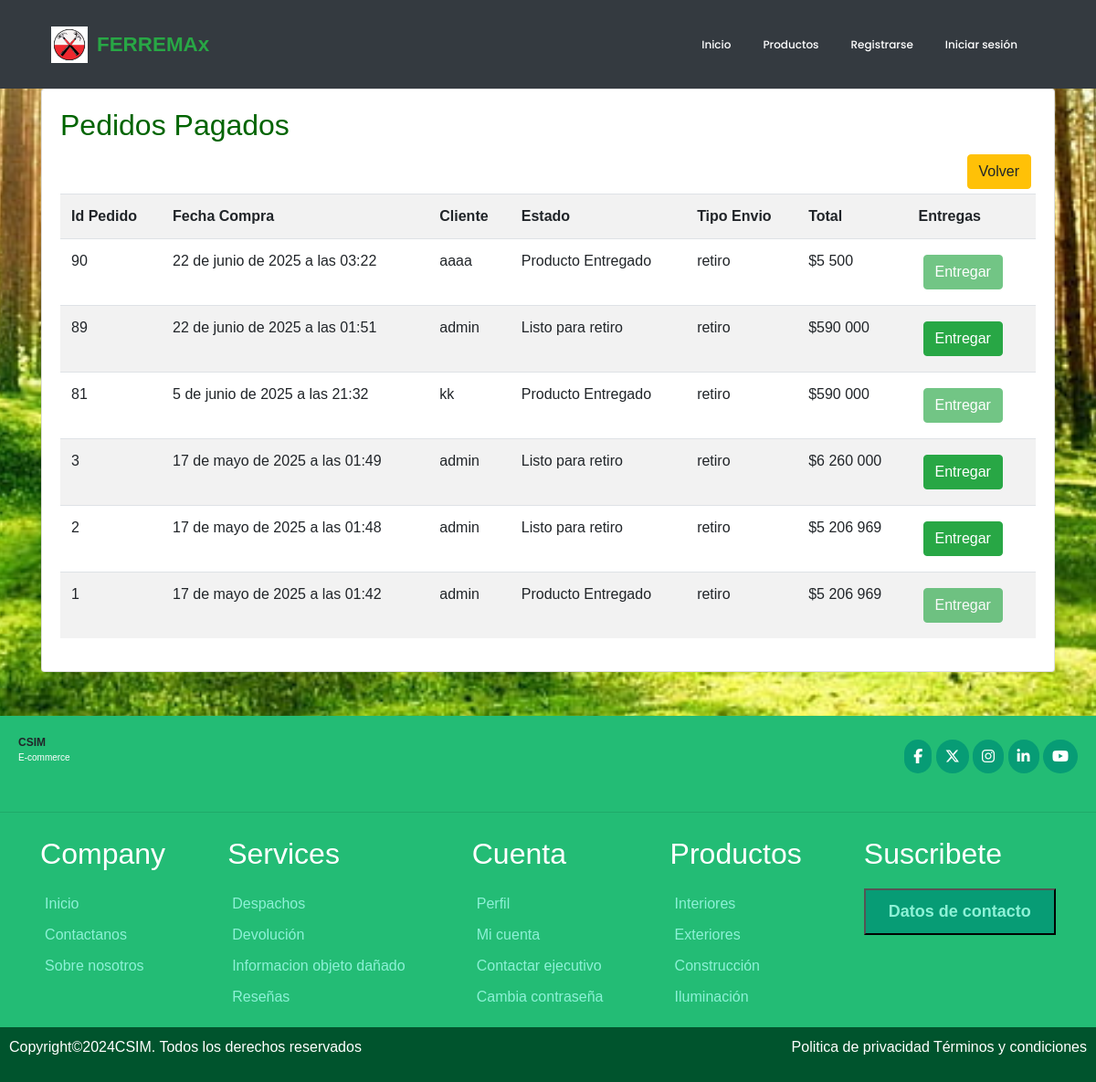
The page /entregas on the database its author committed.
### ferreteria/models.py (models this page shows, shortened)
class Pedido(models.Model):
    id_pedido = models.AutoField(primary_key=True)
    user = models.ForeignKey(User, on_delete=models.CASCADE, default=1)
    fecha_compra = models.DateTimeField(auto_now_add=True)
    ESTADOS_PEDIDO = [
        ('creado', 'Creado'),
        ('pendiente', 'Pendiente'),
        ('pagado', 'Pagado'),
        ('rechazado','Pago Rechazado'),
        ('preparando', 'Preparando orden'),
        ('despachado', 'Despachado'),
        ('entregado', 'Entregado'),
    ]
    estado = models.CharField(max_length=20, choices = ESTADOS_PEDIDO, default='creado')
    OPCIONES_ENVIO = [
        ('retiro', 'Retiro en tienda ($0)'),
        ('domicilio', 'Despacho a domicilio ($5.000)'),
    ]
    tipo_envio = models.CharField(max_length=20, choices=OPCIONES_ENVIO,default='retiro')
    TIPO_PAGO = [
        ('transferencia', 'Transferencia'),
        ('tarjeta', 'Tarjeta'),
    ]
    tipo_pago = models.CharField(max_length=20,choices=TIPO_PAGO,default='transferencia')
    total = models.BigIntegerField()

### ferreteria/views.py (the view)
# urls.py: path('entregas', views.entregas_view, name="entregas"),
def entregas_view(request):
    estado1= "despachado"
    estado2="entregado"
    tipo_entrega="retiro"
    pedidos = Pedido.objects.filter(estado__in=[estado1,estado2],tipo_envio=tipo_entrega).order_by('-fecha_compra')
    data = {}
    data = {'pedido':pedidos}
    return render(request, 'entregas.html', data)

### ferreteria/context_processor.py (called while the page is built, shortened)
def total_carrito(request):
    total = 0
    return {'total_carrito':int(total)}

### ferreteria/templates/entregas.html (shortened to what this page needs)
{% extends 'base.html' %}
{% load static %}
{% block css %}
<link rel="stylesheet" href="{% static 'css/estilo.css' %}">
{% endblock %}
{% block contenido %}
{% load humanize %}
<div class="container">
    <div class="card mb-3">
        <div class="card-body">
            <h2 style="color: darkgreen;">Pedidos Pagados</h2>
            <a href="{% url 'vendedor' %}" class="btn btn-warning" style=" margin: 5px 5px; float: right;" >Volver</a>
            <table class="table table-striped table-hover table-responsive-sm">
                <tr>
                    <th>Id Pedido</th>
                    <th>Fecha Compra</th>
                    <th>Cliente</th>
                    <th>Estado</th>
                    <th>Tipo Envio</th>
                    <th>Total</th>
                    <th>Entregas</th>
                </tr>
                {% for p in pedido %}
                 <form method="POST" action="{% url 'entregar' p.id_pedido%}">
                <tr>
                    <td>{{p.id_pedido}}</td>
                    <td>{{ p.fecha_compra }}</td>
                    <td>{{ p.user }}</td>
                    {% if p.estado == "despachado"%}
                        <td>Listo para retiro</td>
                    {%else%}
                        <td>Producto Entregado</td>
                    {%endif%}
                    <td>{{p.tipo_envio}}</td>
                    <td>${{p.total | intcomma}}</td>
                    {% if p.estado == "despachado"%}
                        <td>
                        <button type="submit" id="btn-entregar" class="btn btn-success" style=" margin: 5px 5px;">Entregar</button>
                        </td>
                    {%else%}
                        <td>
                        <button type="submit" id="btn-entregar" class="btn btn-success" style=" margin: 5px 5px;" disabled>Entregar</button>
                         </td>
                    {%endif%}
                </tr>
                </form>
                {% endfor %}
            </table>
        </div>
    </div>
</div>
{% endblock %}

### ferreteria/static/css/estilo.css (style rules this page uses)
* { margin: 0; padding: 0; box-sizing: border-box; font-family: sans-serif; }
body { font-family: "Poppins", sans-serif; background: url(../img/foto2.jpg) no-repeat center center fixed; background-size: cover; background-position: center; width: 100%; }

### rows shown on the page
Pedido: id_pedido "90", fecha_compra "22 de junio de 2025 a las 03:22", user "aaaa", estado "Producto Entregado", tipo_envio "retiro", total "5 500"
Pedido: id_pedido "89", fecha_compra "22 de junio de 2025 a las 01:51", user "admin", estado "Listo para retiro", tipo_envio "retiro", total "590 000"
Pedido: id_pedido "81", fecha_compra "5 de junio de 2025 a las 21:32", user "kk", estado "Producto Entregado", tipo_envio "retiro", total "590 000"
Pedido: id_pedido "3", fecha_compra "17 de mayo de 2025 a las 01:49", user "admin", estado "Listo para retiro", tipo_envio "retiro", total "6 260 000"
Pedido: id_pedido "2", fecha_compra "17 de mayo de 2025 a las 01:48", user "admin", estado "Listo para retiro", tipo_envio "retiro", total "5 206 969"
Pedido: id_pedido "1", fecha_compra "17 de mayo de 2025 a las 01:42", user "admin", estado "Producto Entregado", tipo_envio "retiro", total "5 206 969"
